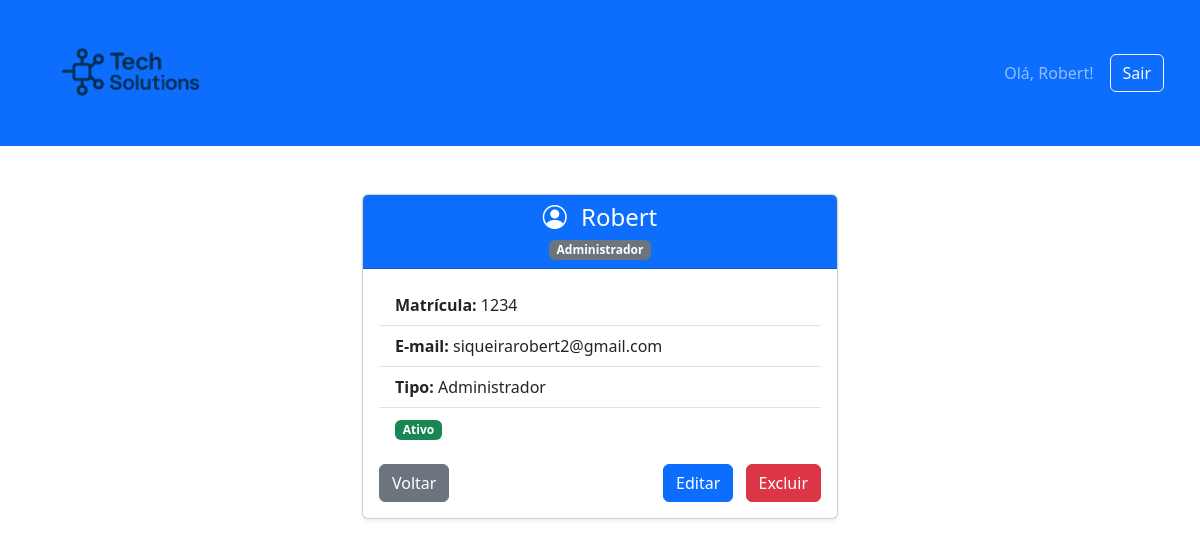
The app's page /dashboard/1234/ (signed in) with its own data.
### usuarios/models.py (models this page shows, shortened)
class Usuario(AbstractUser):
    matricula = models.CharField(
        unique=True, max_length=50, verbose_name='Matrícula', blank=True
    )
    tipo_usuario = models.CharField(max_length=20, choices=TIPOS_USUARIO)
    data_cadastro = models.DateField(auto_now_add=True, verbose_name='Data de Cadastro')
    USERNAME_FIELD = 'matricula'
    REQUIRED_FIELDS = ['username', 'password']
    class Meta:
        db_table = 'usuario'
        verbose_name = "Usuário"
        verbose_name_plural = "Usuários"

### usuarios/views.py (the view)
# urls.py: path('dashboard/<str:matricula>/', usuarios_views.usuario, name='usuario'),
@login_required(login_url='/login/')
def usuario(request, matricula):
    try:
        usuario_obj = Usuario.objects.get(matricula=matricula)
    except Usuario.DoesNotExist:
        raise Http404("Usuário não encontrado")
    contexto = {
        'usuario': usuario_obj,
        'is_admin': request.user.is_superuser,
    }
    return render(request, 'usuario.html', contexto)

### templates/usuario.html (shortened to what this page needs)
{% include "header.html" %}
<div class="container mt-5" style="max-width: 500px;">
    <div class="card shadow-sm">
        <div class="card-header bg-primary text-white text-center">
            <h4 class="mb-0">
                <i class="bi bi-person-circle me-2"></i>
                {{ usuario.username }}
            </h4>
            <span class="badge bg-secondary mt-2">{{ usuario.get_tipo_usuario_display }}</span>
        </div>
        <div class="card-body">
            <ul class="list-group list-group-flush mb-3">
                <li class="list-group-item">
                    <strong>Matrícula:</strong> {{ usuario.matricula }}
                </li>
                <li class="list-group-item">
                    <strong>E-mail:</strong> {{ usuario.email }}
                </li>
                <li class="list-group-item">
                    <strong>Tipo:</strong> {{ usuario.get_tipo_usuario_display }}
                </li>
                {% if usuario.is_active %}
                <li class="list-group-item">
                    <span class="badge bg-success">Ativo</span>
                </li>
                {% else %}
                <li class="list-group-item">
                    <span class="badge bg-danger">Inativo</span>
                </li>
                {% endif %}
            </ul>
            <div class="d-flex justify-content-between">
                <a href="{% url 'dashboard' %}" class="btn btn-secondary">Voltar</a>
                <div>
                    {% if perms.usuarios.change_usuario %}
                        <a href="{% url 'editar_usuario' usuario.matricula %}" class="btn btn-primary me-2">Editar</a>
                    {% endif %}
                    {% if perms.usuarios.delete_usuario %}
                        <button type="button" class="btn btn-danger" data-bs-toggle="modal" data-bs-target="#modalExcluir">
                            Excluir
                        </button>
                    {% endif %}
                </div>
            </div>
        </div>
    </div>
</div>
</body>
</html>

### templates/header.html (shortened to what this page needs)
{% load static %}
<!DOCTYPE html>
<html lang="pt-br">
<head>
    <link href="https://cdn.jsdelivr.net/npm/bootstrap@5.3.7/dist/css/bootstrap.min.css" rel="stylesheet">
    <link rel="stylesheet" href="https://cdn.jsdelivr.net/npm/bootstrap-icons@1.11.3/font/bootstrap-icons.min.css">
</head>
<body>
<nav class="navbar navbar-expand-lg navbar-dark bg-primary mb-4">
    <div class="container-fluid">
        <a class="navbar-brand d-flex align-items-center ms-4" href="{% url 'dashboard' %}">
            <img src="{% static 'img/logo.png' %}" alt="Logo" style="height:120px; width:auto; object-fit:contain;">
        </a>
        <div class="d-flex ms-auto align-items-center me-4">
            <span class="navbar-text me-3">
                Olá, {{ user.username }}!
            </span>
            <a href="{% url 'logout' %}" class="btn btn-outline-light">Sair</a>
        </div>
    </div>
</nav>

### records on screen
Usuario: username "Robert", tipo_usuario "Administrador", matricula "1234", email "siqueirarobert2@gmail.com"
